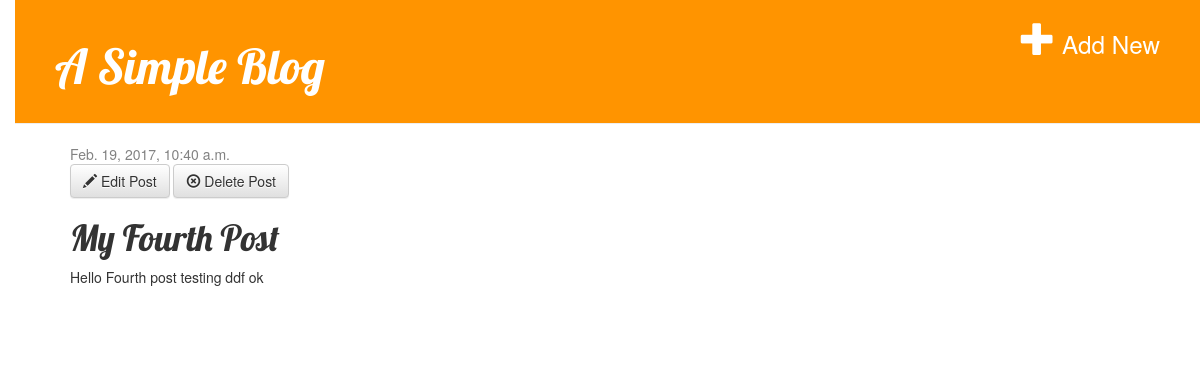
Screenshot of /post/7/ with the database file from the repository.
### myapp/models.py (models this page shows, shortened)
class Post(models.Model):
    author = models.ForeignKey('auth.User')
    title = models.CharField(max_length=200)
    text = models.TextField()
    created_date = models.DateTimeField(
            default=timezone.now)
    published_date = models.DateTimeField(
            blank=True, null=True)

### myapp/views.py (the view)
# urls.py: url(r'^post/(?P<pk>\d+)/$', views.post_detail, name='post_detail'),
def post_detail(request, pk):
    post = get_object_or_404(Post, pk=pk)
    newItem = request.session.get('new')
    if not newItem:
        newItem = ''
    savedItem = request.session.get('saved')
    if not savedItem:
        savedItem = ''
    return render(request, 'blog/post_detail.html', {'post': post,'savedItem':savedItem,'newItem':newItem})

### templates/blog/post_detail.html (shortened to what this page needs)
{% extends 'blog/base.html' %}
{% block content %}
    <div class="post">
        {% if post.published_date %}
            <div class="date">
                {{ post.published_date }}
            </div>
        {% endif %}
        <a class="btn btn-default" href="{% url 'post_edit' pk=post.pk %}"><span class="glyphicon glyphicon-pencil"></span> Edit Post</a>
        <a class="btn btn-default" href="{% url 'post_delete' pk=post.pk %}"><span class="glyphicon glyphicon-remove-circle"></span> Delete Post</a>
        <h1>{{ post.title }}</h1>
        <p>{{ post.text|linebreaksbr }}</p>
    </div>
{% endblock %}

### myapp/static/css/blog.css (style rules this page uses)
body { padding-left: 15px; }
h1, h2, h3, h4 { font-family: 'Lobster', cursive; }
.date { color: #828282; }
.post { margin-bottom: 70px; }

### rows the page displays
Post: published_date "Feb. 19, 2017, 10:40 a.m.", title "My Fourth Post", text "Hello Fourth post testing ddf ok"
